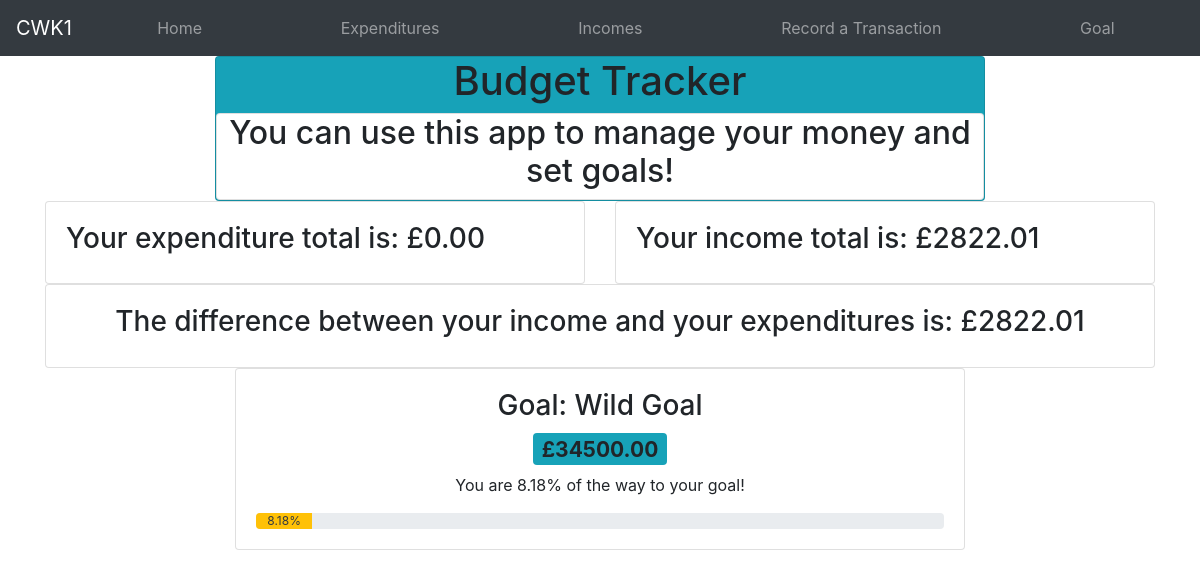
Page /home on the earlier database version.
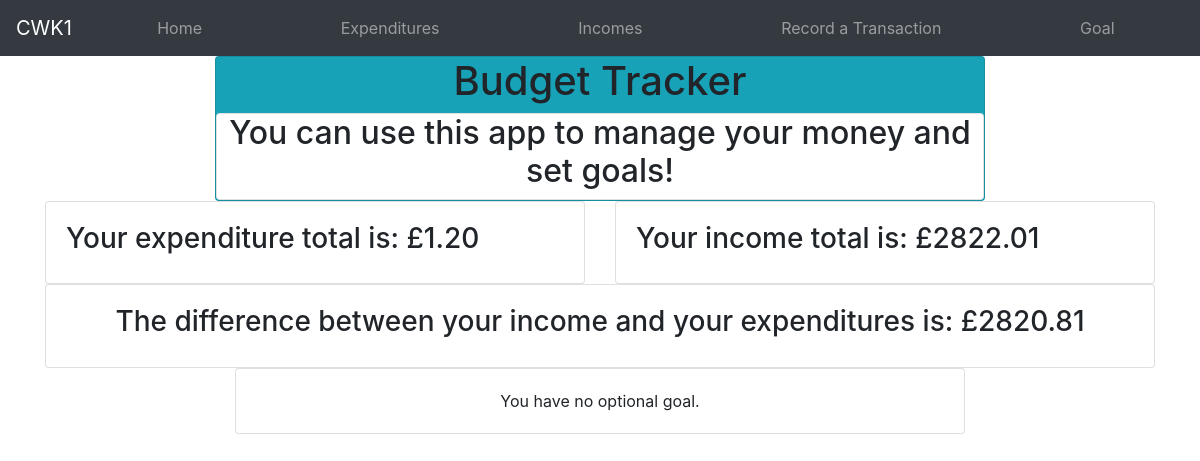
Same page on the later database version.
### app/models.py (models this page shows)
class Goal(db.Model):
    id = db.Column(db.Integer, primary_key=True)
    name = db.Column(db.String(500), index=True, nullable=True)
    amount = db.Column(db.Float, nullable=False)

### app/views.py (the view)
@app.route('/home', methods=['GET', 'POST'])
def home():
    goal_set = False
    goal_name = ""
    goal_amount = -1.0
    goal_progress = -1.0
    with app.app_context():
        expenditure_query = db.session.query(models.Expenditure.amount).all()
        income_query = db.session.query(models.Income.amount).all()
        if db.session.query(models.Goal).count() != 0:
            goal_set = True
            goal = db.session.query(models.Goal).first()
            goal_name, goal_amount = goal.name, goal.amount
    expenditure_total = 0
    income_total = 0
    for x in expenditure_query:
        expenditure_total += float(x[0])
    for x in income_query:
        income_total += float(x[0])
    exp_inc_dif = income_total-expenditure_total
    if goal_amount != -1.0:
        goal_progress = max(round(100*(exp_inc_dif/goal_amount), 2), 0)
        goal_progress=100 if goal_progress > 100 else goal_progress
    home = {'description': 'You can use this app to manage your money and set goals!',
            'income_total': 'This is your income total.',
            'optional_goal': 'You have no optional goal.',
            'null_money': 'This is to be shown if there is nothing to report.'}
    return render_template('home.html', title='Home', home=home, expenditure_total=expenditure_total, income_total=income_total, exp_inc_dif=exp_inc_dif, goal_name=goal_name, goal_amount=goal_amount, goal_set=goal_set, goal_progress=goal_progress)

### app/templates/home.html (shortened to what this page needs)
{% extends "base.html" %}
{% block content %}
<div class="flex-row">
    <div class="card bg-info text-center">
    <h1>Budget Tracker</h1>
    <div class="card">
        <h2>{{home.description}}</h2>
        </div>
    </div>
    </div>
    </div>
<div class="container">
    {% if expenditure_total == 0 and income_total == 0 %}
    <div class="row justify-content-center">
        <div class="col-md-8 text-center">
            {{ home.null_money }}
        </div>
    </div>
    {% else %}
    <div class="row">
        <div class="col-md-6">
            <div class="card">
                <div class="card-body">
                    <h3>Your expenditure total is: £{{ '%0.2f'|format(expenditure_total|float) }}</h3>
                </div>
            </div>
        </div>
        <div class="col-md-6">
            <div class="card">
                <div class="card-body">
                    <h3>Your income total is: £{{ '%0.2f'|format(income_total|float) }}</h3>
                </div>
            </div>
        </div>
    </div>
    <div class="row">
        <div class="col-md-12 text-center">
            <div class="card">
                <div class="card-body">
                    <h3>The difference between your income and your expenditures is: £{{ '%0.2f'|format(exp_inc_dif|float) }}</h3>
                </div>
            </div>
        </div>
    </div>
    {% endif %}
</div>
<div class="container">
    <div class="row justify-content-center">
        <div class="col-md-8 text-center">
            {% if goal_set %}
            <div class="card">
                <div class="card-body">
                    <h3>Goal: {{ goal_name }}</h3>
                    <h3>
                        <span class="badge bg-info"> £{{ '%0.2f'|format(goal_amount|float) }}</span>
                    </h3>
                    <div class="body">
                        {% if goal_progress == 100 %}
                        <p>You have reached your goal!</p>
                        {% else %}
                        <p>You are {{ goal_progress }}% of the way to your goal!</p>
                        {% endif %}
                    </div>
                    <div class="progress">
                        <div class="progress-bar bg-warning text-dark" role="progressbar" style="width: {{ goal_progress }}%" aria-valuenow="{{ goal_progress }}" aria-valuemin="0" aria-valuemax="100">{{ goal_progress }}%</div>
                    </div>
                </div>
            </div>
            {% else %}
            <div class="card">
                <div class="card-body">
                    {{ home.optional_goal }}
                </div>
            </div>
            {% endif %}
        </div>
    </div>
</div>
{% endblock %}

### app/templates/base.html (shortened to what this page needs)
<!DOCTYPE html>
<html lang="en">
  <head>
  <link rel="stylesheet" href="https://stackpath.bootstrapcdn.com/bootstrap/4.2.1/css/bootstrap.min.css">
  </head>
  <body>
    <nav class="navbar navbar-expand-md navbar-dark bg-dark">
      <a class="navbar-brand" href="#">CWK1</a>
      <div class="collapse navbar-collapse" id="navbarSupportedContent">
          <ul class="navbar-nav w-100 justify-content-around">
              <li class="nav-item"><a class="nav-link" href="/home">Home <span class="sr-only">(current)</span></a></li>
              <li class="nav-item"><a class="nav-link" href="/expenditures">Expenditures</a></li>
              <li class="nav-item"><a class="nav-link" href="/incomes">Incomes</a></li>
              <li class="nav-item"><a class="nav-link" href="/form">Record a Transaction</a></li>
              <li class="nav-item"><a class="nav-link" href="/goal">Goal</a></li>
          </ul>
      </div>
  </nav>
    <div class="container-fluid">
      <div class="row">
        <div class="col-2"></div>
          <div class="col-8 justify-content-center">
            {% block content %}{% endblock %}
          </div>
        </div>
  </body>
</html>

Differences in the rows shown:
removed Goal: name "Wild Goal", amount "34500.00"
Other differences:
{{ '%0.2f'|format(expenditure_total|float) }}: "0.00" → "1.20"
{{ '%0.2f'|format(exp_inc_dif|float) }}: "2822.01" → "2820.81"
{{ home.optional_goal }}: (not shown) → "You have no optional goal."
{{ goal_progress }}: "8.18" → (not shown)
text no longer shown: "Goal: £ You are % of the way to your goal! %"
